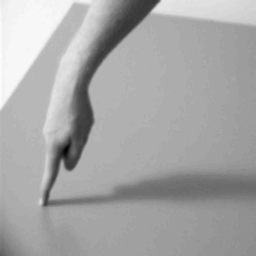
#> input picture Week6/images/hand.tiff, 256 x 256 px, found by its file name
$ python scale_space_edge_detector.py   (Python 2 division)
#> lines starting #> are read from the running program, lines starting #| are printed output that depends on the picture
import numpy as np
import matplotlib.pyplot as plt
from matplotlib.patches import Circle
from scipy.signal import convolve2d
from skimage.feature import peak_local_max
from skimage.io import imread


def G(size, sigma):
    #size = abs(int(2 * sigma))
    # https://stackoverflow.com/questions/29731726/how-to-calculate-a-gaussian-kernel-matrix-efficiently-in-numpy
    ax = np.linspace(-(size - 1) // 2, (size - 1) // 2, size)
    gauss = (1 / (np.sqrt(2 * np.pi) * sigma)) * np.exp(-0.5 * np.square(ax) / np.square(sigma))
    kernel = np.outer(gauss, gauss)
    return kernel / np.sum(kernel)

def soft_edge(size, sigma=2):
    ax = np.meshgrid(range(size), range(size), indexing='xy')
    x = [(x - ((size - 1) / 2)) for x in ax]
    gauss = [(1 / (np.sqrt(2 * np.pi * sigma ** 2))) * np.exp(-((x ** 2) / (2 * sigma ** 2))) for x in x[0]]
    return np.cumsum(gauss, axis=1)

def task3_1():
    size = 32
    taus = [1, 1,2,5,10,15,20,30]
    img = soft_edge(size)

    fig, axs = plt.subplots(2, 4, figsize=(15, 6))

    for i, tau in enumerate(taus):
        img_scale_space = convolve2d(img, G(size, tau), mode="same", boundary='symm')
        if i > 3:
            axs[1][i-8].imshow(img_scale_space, cmap='gray')
            axs[1][i-8].set_title("J(x,y,{})".format(tau))
            axs[1][i-8].axis("off")
        else:
            axs[0][i].imshow(img_scale_space, cmap='gray')
            axs[0][i].set_title("J(x,y,{})".format(tau))
            axs[0][i].axis("off")


    a = axs[0][0].imshow(img, cmap='gray')
    fig.colorbar(a, ax=axs[0][0])
    axs[0][0].set_title("S(x,y)")

def task3_3():
    image = imread("Week6/images/hand.tiff", as_gray=True)
#> image is the input picture: shape (256, 256); min 0, max 255, mean 166

    size = 20
    gamma = 1/2

    def snsgm_operator(image, size, tau):
        gauss = G(size, tau)
        x_kernel = np.diff(gauss, axis=0)
        i_xx = convolve2d(image, x_kernel, mode="same", boundary='symm')

        y_kernel = np.diff(gauss, axis=1)
        i_yy = convolve2d(image, y_kernel, mode="same", boundary='symm')
        tau_sq_gamma = tau ** (2*gamma)
        return (tau_sq_gamma * i_xx**2) + (tau_sq_gamma * i_yy**2)

    fig, ax = plt.subplots(1, figsize=(15, 6), facecolor='w', edgecolor='k')

    num_peaks = 200
    steps = 20
    maxs = []
    taus = np.logspace(-2, 3, steps, base=2)
    for tau in taus:
        #fig2, ax2 = plt.subplots(1)
        #ax2.set_title(tau)

        edge_img = snsgm_operator(image, size, tau)
        max_peaks = peak_local_max(edge_img, num_peaks=num_peaks/steps)
        maxs.extend(max_peaks)
        for peak in max_peaks:
            ax.add_patch(Circle((peak[1], peak[0]), tau, fill=False, color='red'))
#> this loop made 20 passes
#> pass 1, in snsgm_operator, `i_xx = convolve2d(image, x_kernel, mode="same", boundary='symm')`:
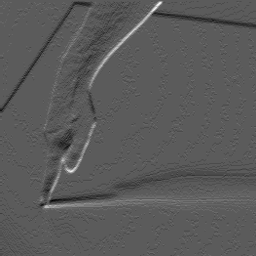
#> i_xx: shape (256, 256) float64; min -24.99, max 44.99, mean -0.2; drawn with min black and max white
#> pass 1, in snsgm_operator, `i_yy = convolve2d(image, y_kernel, mode="same", boundary='symm')`:
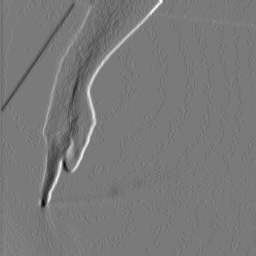
#> i_yy: shape (256, 256) float64; min -44.99, max 48.99, mean -0.2; drawn with min black and max white
#> pass 1, in task3_3, `edge_img = snsgm_operator(image, size, tau)`:
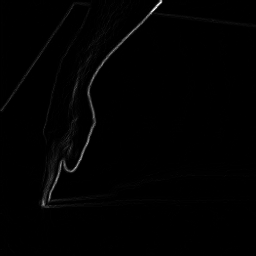
#> edge_img: shape (256, 256) float64; min 1.96e-31, max 3794.8, mean 29.9; drawn with min black and max white
#> after the loop:
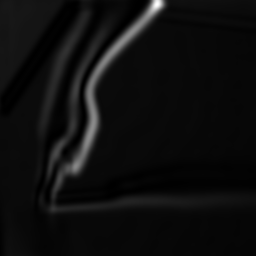
#> edge_img: shape (256, 256) float64; min 0.000304, max 32.92, mean 1.9; drawn with min black and max white
#> after the loop, maxs = 200 pairs, first value 2 to 203, second value 43 to 160
            # [5 lines of commented-out code are left out]

    maxs = np.array(maxs)
    imshow = ax.imshow(image, cmap="gray")
    s1 = ax.scatter(maxs[:,1], maxs[:,0], color='r', marker='o', label="Edges")
    ax.legend(handles=[s1])
    fig.colorbar(imshow, ax=ax)

if __name__ == "__main__":
    task3_3()
    plt.show()
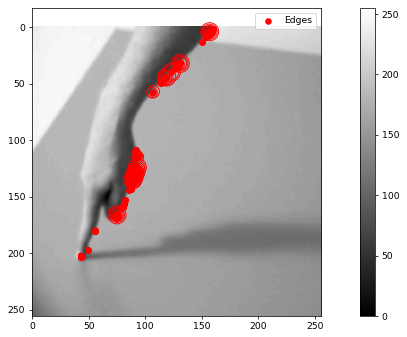
#> figure drawn by matplotlib, 2 panels
